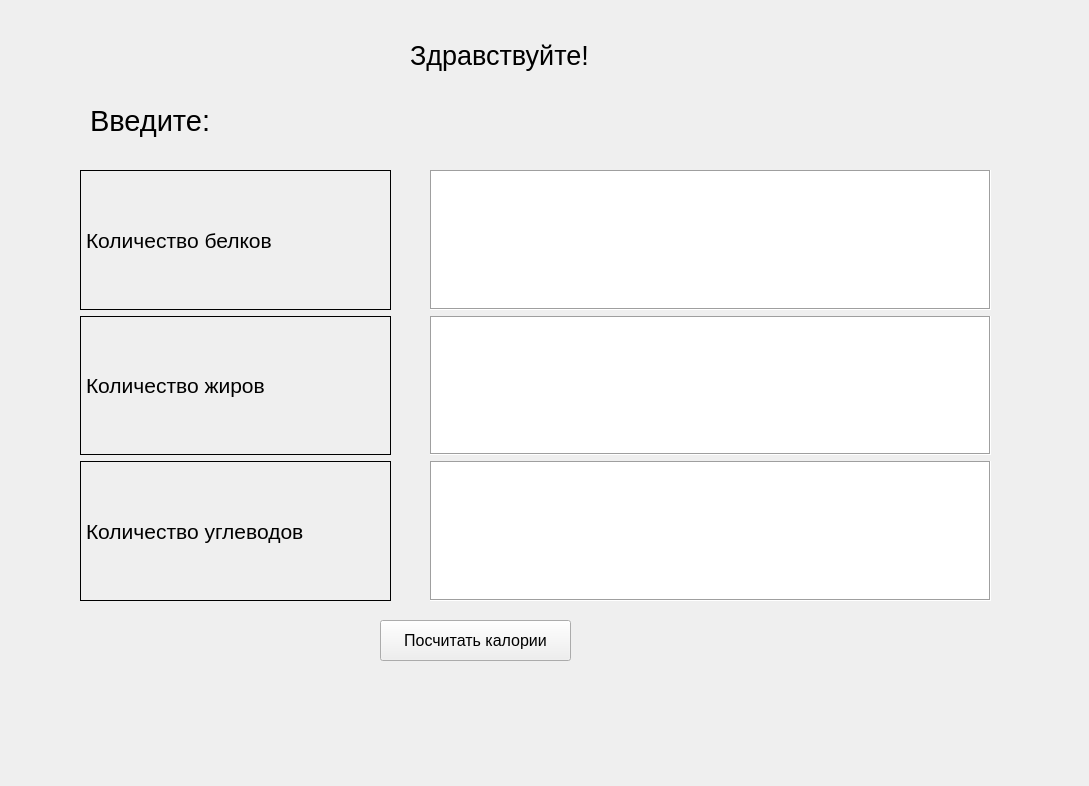
<?xml version="1.0" encoding="UTF-8"?>
<ui version="4.0">
 <class>widget</class>
 <widget class="QWidget" name="widget">
  <property name="geometry">
   <rect>
    <x>0</x>
    <y>0</y>
    <width>1089</width>
    <height>786</height>
   </rect>
  </property>
  <property name="windowTitle">
   <string>Form</string>
  </property>
  <widget class="QWidget" name="verticalLayoutWidget">
   <property name="geometry">
    <rect>
     <x>80</x>
     <y>170</y>
     <width>311</width>
     <height>431</height>
    </rect>
   </property>
   <layout class="QVBoxLayout" name="names">
    <item>
     <widget class="QLabel" name="proteins">
      <property name="font">
       <font>
        <pointsize>16</pointsize>
       </font>
      </property>
      <property name="frameShape">
       <enum>QFrame::Box</enum>
      </property>
      <property name="text">
       <string>Количество белков</string>
      </property>
     </widget>
    </item>
    <item>
     <widget class="QLabel" name="fats">
      <property name="font">
       <font>
        <pointsize>16</pointsize>
       </font>
      </property>
      <property name="frameShape">
       <enum>QFrame::Box</enum>
      </property>
      <property name="text">
       <string>Количество жиров</string>
      </property>
     </widget>
    </item>
    <item>
     <widget class="QLabel" name="carbs">
      <property name="font">
       <font>
        <pointsize>16</pointsize>
       </font>
      </property>
      <property name="frameShape">
       <enum>QFrame::Box</enum>
      </property>
      <property name="text">
       <string>Количество углеводов</string>
      </property>
     </widget>
    </item>
   </layout>
  </widget>
  <widget class="QWidget" name="verticalLayoutWidget_2">
   <property name="geometry">
    <rect>
     <x>430</x>
     <y>170</y>
     <width>561</width>
     <height>431</height>
    </rect>
   </property>
   <layout class="QVBoxLayout" name="values">
    <item>
     <widget class="QPlainTextEdit" name="first">
      <property name="font">
       <font>
        <pointsize>14</pointsize>
       </font>
      </property>
      <property name="frameShape">
       <enum>QFrame::Box</enum>
      </property>
     </widget>
    </item>
    <item>
     <widget class="QPlainTextEdit" name="second">
      <property name="font">
       <font>
        <pointsize>14</pointsize>
       </font>
      </property>
      <property name="frameShape">
       <enum>QFrame::Box</enum>
      </property>
     </widget>
    </item>
    <item>
     <widget class="QPlainTextEdit" name="third">
      <property name="font">
       <font>
        <pointsize>14</pointsize>
       </font>
      </property>
      <property name="frameShape">
       <enum>QFrame::Box</enum>
      </property>
      <property name="frameShadow">
       <enum>QFrame::Sunken</enum>
      </property>
      <property name="lineWidth">
       <number>1</number>
      </property>
     </widget>
    </item>
   </layout>
  </widget>
  <widget class="QLabel" name="hello">
   <property name="geometry">
    <rect>
     <x>410</x>
     <y>25</y>
     <width>271</width>
     <height>61</height>
    </rect>
   </property>
   <property name="font">
    <font>
     <pointsize>20</pointsize>
    </font>
   </property>
   <property name="text">
    <string>Здравствуйте!</string>
   </property>
  </widget>
  <widget class="QPushButton" name="cre">
   <property name="geometry">
    <rect>
     <x>380</x>
     <y>620</y>
     <width>191</width>
     <height>41</height>
    </rect>
   </property>
   <property name="font">
    <font>
     <pointsize>12</pointsize>
    </font>
   </property>
   <property name="text">
    <string>Посчитать калории</string>
   </property>
  </widget>
  <widget class="QLabel" name="label">
   <property name="geometry">
    <rect>
     <x>90</x>
     <y>90</y>
     <width>441</width>
     <height>61</height>
    </rect>
   </property>
   <property name="font">
    <font>
     <pointsize>22</pointsize>
    </font>
   </property>
   <property name="text">
    <string>Введите:</string>
   </property>
  </widget>
  <widget class="QLabel" name="racio">
   <property name="geometry">
    <rect>
     <x>540</x>
     <y>100</y>
     <width>351</width>
     <height>41</height>
    </rect>
   </property>
   <property name="font">
    <font>
     <pointsize>20</pointsize>
    </font>
   </property>
   <property name="text">
    <string/>
   </property>
  </widget>
 </widget>
 <resources/>
 <connections/>
</ui>
